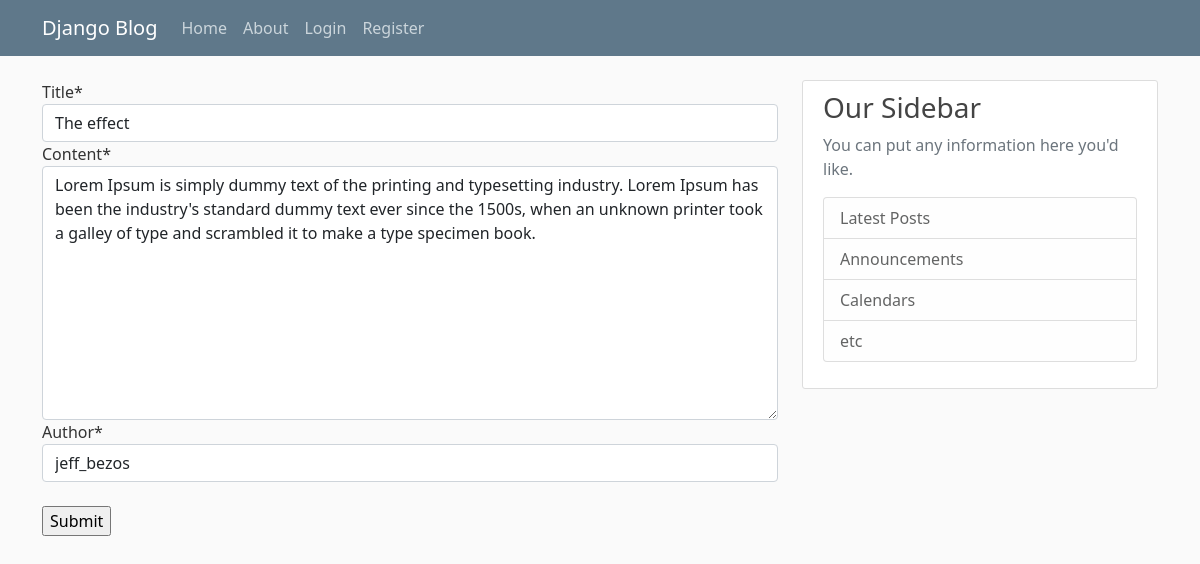
The page /update-post/5/ on the database its author committed.
### blog/models.py (models this page shows, shortened)
class Post(models.Model):
    title = models.CharField(max_length=100)
    content = models.TextField()
    date_posted = models.DateTimeField(default=timezone.now)
    author = models.ForeignKey(User, on_delete=models.CASCADE) #if author is deleted, then post is also deleted.

### blog/views.py (the view)
# urls.py: path('update-post/<str:pk>/', views.updatePost, name="update-post"),
def updatePost(request, pk):
    post = Post.objects.get(id=pk)
    form = PostForm(instance=post)
    if request.method == 'POST':
        form = PostForm(request.POST, instance=post)
        if form.is_valid():
            form.save()
            messages.success(request, f'Your Post is updated successfully')
            return redirect('my-post')
    context={'form':form}
    return render(request, 'blog/update_post.html', context)

### blog/forms.py
class PostForm(forms.ModelForm):
     class Meta:
        model = Post
        fields = '__all__'
        exclude = ['date_posted']

### blog/templates/blog/update_post.html (shortened to what this page needs)
{% extends "blog/base.html" %}
{% load crispy_forms_filters %}
{% block content %}
  <form action="" method="POST">
    {{form|crispy}}
    <div><br>
      <input type="submit" name="Submit">
    </div>
  </form>
{% endblock content %}

### blog/static/blog/main.css (style rules this page uses)
body { background: #fafafa; color: #333333; margin-top: 5rem; }

### rows shown on the page
Post: title "The effect", content "Lorem Ipsum is simply dummy text of the printing and typesetting industry. Lorem Ipsum has been the industry's standard dummy text ever since the 1500s, when an unknown printer took a galley of type and scrambled it to make a type specimen book.", author "jeff_bezos"
